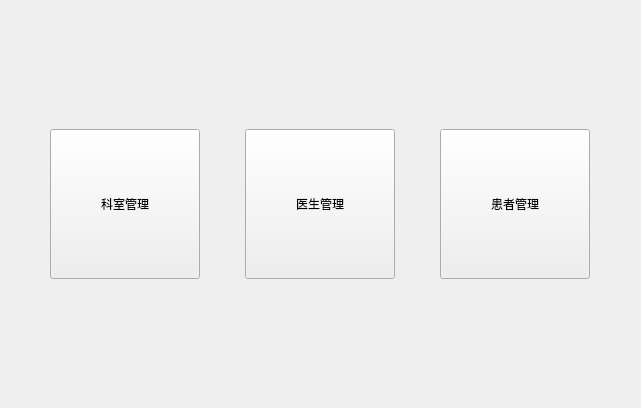
<?xml version="1.0" encoding="UTF-8"?>
<ui version="4.0">
 <class>WelcomeView</class>
 <widget class="QWidget" name="WelcomeView">
  <property name="geometry">
   <rect>
    <x>0</x>
    <y>0</y>
    <width>641</width>
    <height>408</height>
   </rect>
  </property>
  <property name="windowTitle">
   <string>欢迎</string>
  </property>
  <layout class="QVBoxLayout" name="verticalLayout">
   <item>
    <spacer name="verticalSpacer_2">
     <property name="orientation">
      <enum>Qt::Orientation::Vertical</enum>
     </property>
     <property name="sizeHint" stdset="0">
      <size>
       <width>20</width>
       <height>107</height>
      </size>
     </property>
    </spacer>
   </item>
   <item>
    <layout class="QHBoxLayout" name="horizontalLayout">
     <item>
      <widget class="QPushButton" name="pushButton">
       <property name="minimumSize">
        <size>
         <width>150</width>
         <height>150</height>
        </size>
       </property>
       <property name="maximumSize">
        <size>
         <width>150</width>
         <height>150</height>
        </size>
       </property>
       <property name="text">
        <string>科室管理</string>
       </property>
      </widget>
     </item>
     <item>
      <widget class="QPushButton" name="pushButton_2">
       <property name="minimumSize">
        <size>
         <width>150</width>
         <height>150</height>
        </size>
       </property>
       <property name="maximumSize">
        <size>
         <width>150</width>
         <height>150</height>
        </size>
       </property>
       <property name="text">
        <string>医生管理</string>
       </property>
      </widget>
     </item>
     <item>
      <widget class="QPushButton" name="pushButton_3">
       <property name="minimumSize">
        <size>
         <width>150</width>
         <height>150</height>
        </size>
       </property>
       <property name="maximumSize">
        <size>
         <width>150</width>
         <height>150</height>
        </size>
       </property>
       <property name="text">
        <string>患者管理</string>
       </property>
      </widget>
     </item>
    </layout>
   </item>
   <item>
    <spacer name="verticalSpacer">
     <property name="orientation">
      <enum>Qt::Orientation::Vertical</enum>
     </property>
     <property name="sizeHint" stdset="0">
      <size>
       <width>20</width>
       <height>107</height>
      </size>
     </property>
    </spacer>
   </item>
  </layout>
 </widget>
 <resources/>
 <connections/>
</ui>
